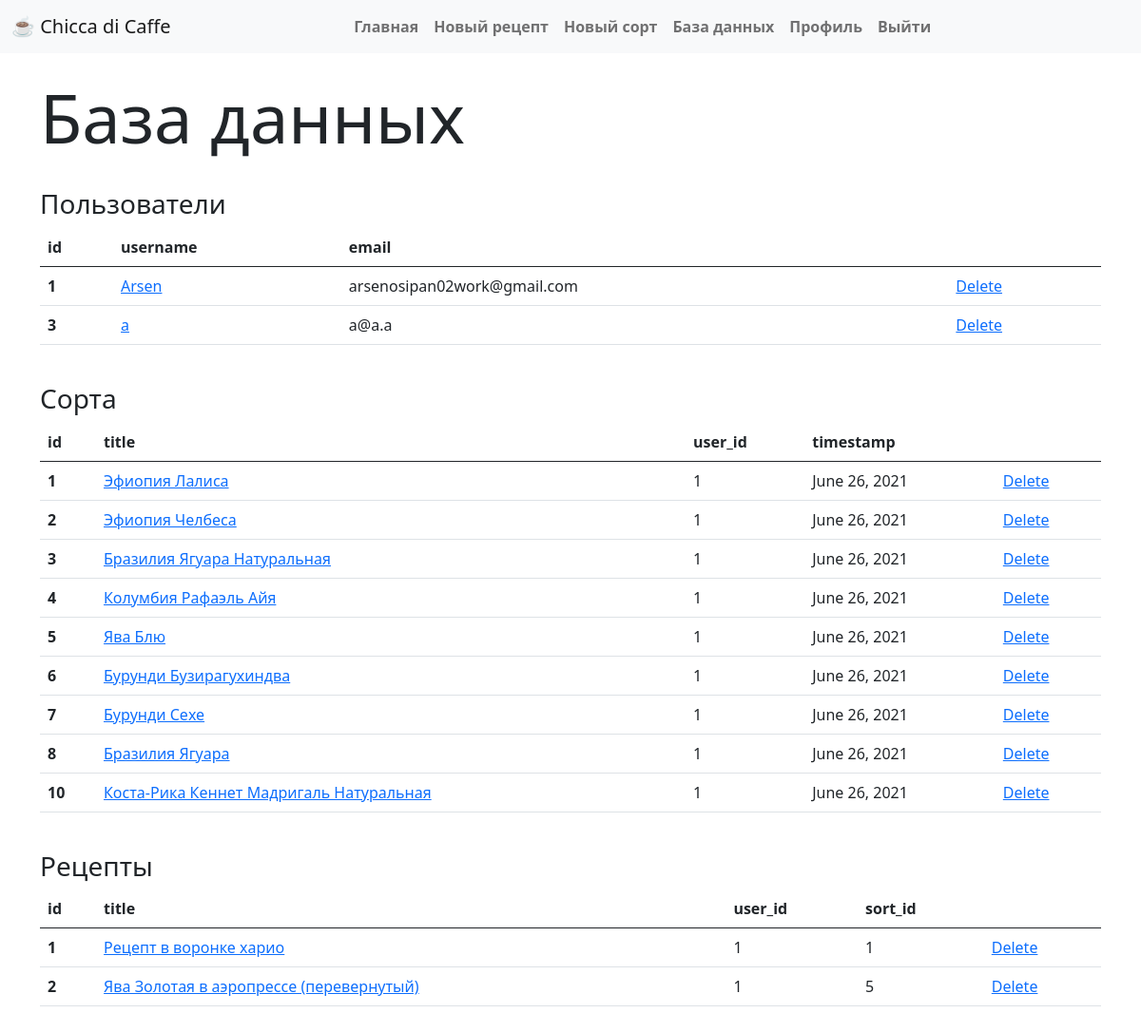
/database (signed in), run on an earlier commit of the app's database.
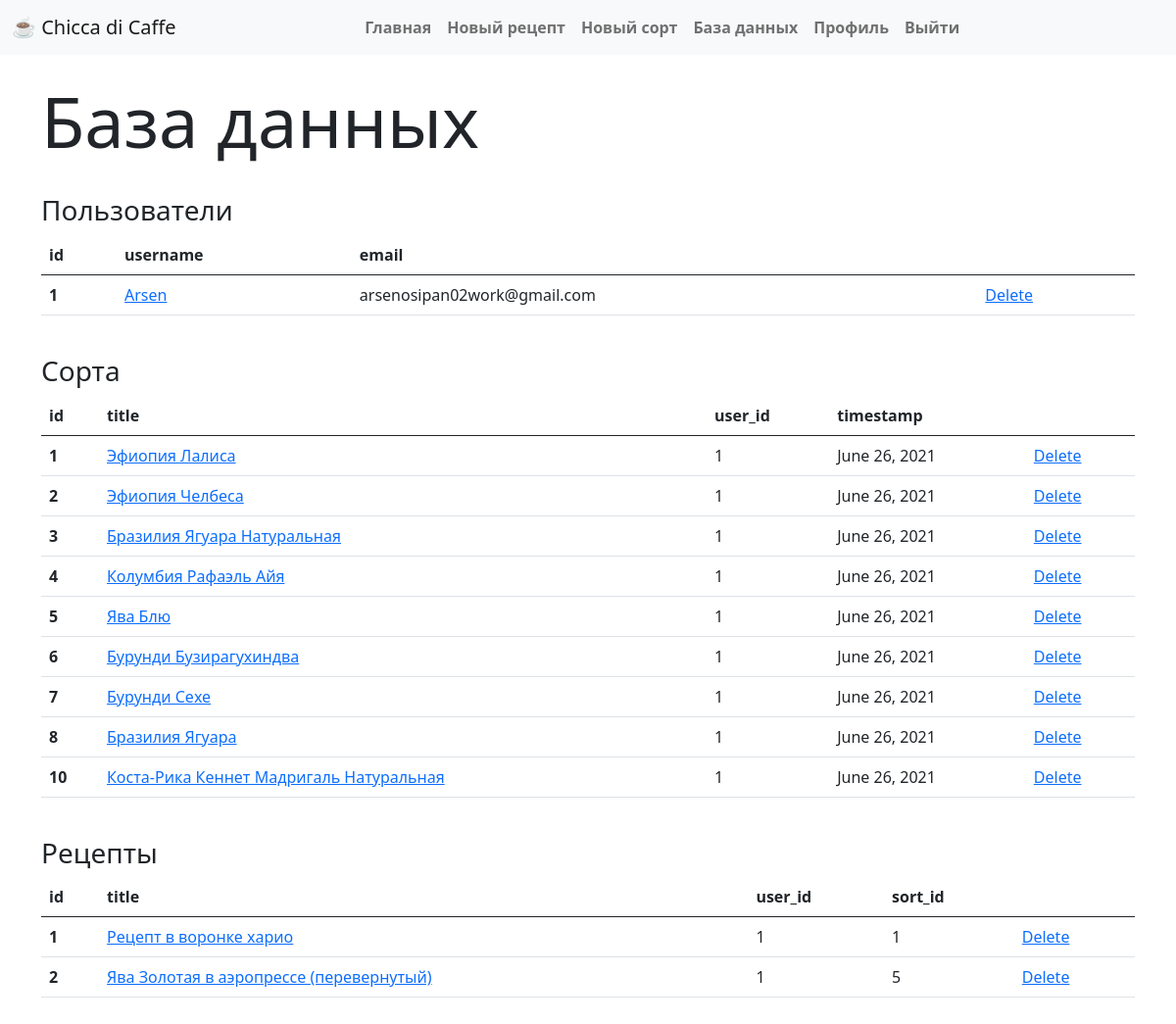
And on a later commit of the database.
### app/models.py (models this page shows, shortened)
class User(UserMixin, db.Model):
    id = db.Column(db.Integer, primary_key=True)
    username = db.Column(db.String(32), index=True, unique=True)
    email = db.Column(db.String(120), index=True, unique=True)
    password_hash = db.Column(db.String(128))
    recipes = db.relationship('Recipe', backref='author', lazy='dynamic')

class Sort(db.Model):  # SearchableMixin, db.Model):
    __searchable__ = ['title', 'bouquet']
    id = db.Column(db.Integer, primary_key=True)
    title = db.Column(db.String(60), index=True, unique=True)
    bouquet = db.Column(db.String(120))
    description = db.Column(db.Text())
    timestamp = db.Column(db.DateTime, index=True, default=datetime.utcnow())
    user_id = db.Column(db.Integer, db.ForeignKey('user.id'))

class Recipe(db.Model):
    title = db.Column(db.String(200), index=True, unique=True)
    id = db.Column(db.Integer, primary_key=True)
    timestamp = db.Column(db.DateTime, index=True, default=datetime.utcnow)
    user_id = db.Column(db.Integer, db.ForeignKey('user.id'))
    sort_id = db.Column(db.Integer, db.ForeignKey('sort.id'))
    coffee_mass = db.Column(db.Float)
    water_mass = db.Column(db.Integer)
    water_temp = db.Column(db.Integer)
    grinding = db.Column(db.Float)
    acidity = db.Column(db.Integer)
    tds = db.Column(db.Integer)
    body = db.Column(db.Text())

### app/routes.py (the view)
@app.route('/database')
@login_required
def database():
    if current_user.email not in app.config["ADMINS"]:
        redirect(url_for('index'))
    else:
        users = User.query.all()
        recipes = Recipe.query.all()
        sorts = Sort.query.all()
        return render_template('database.html', users=users, recipes=recipes, sorts=sorts, ADMIN_EMAILS=Config.ADMINS)

### app/models.py (called while the page is built)
@login.user_loader
def load_user(user_id):
    return User.query.get(int(user_id))

### app/templates/database.html
{% extends 'base.html' %}
{% block app_content %}
    <h2 class="display-2">База данных</h2>
    <br>
    <h3>Пользователи</h3>
    <table class="table">
        <thead>
            <tr>
                <th scope="col">id</th>
                <th scope="col">username</th>
                <th scope="col">email</th>
                <th scope="col"></th>
            </tr>
        </thead>
        <tbody>
        {% for user in users %}
            <tr>
                <th scope="row">{{ user.id }}</th>
                <td><a href="{{ url_for('user', user_id = user.id) }}">{{ user.username }}</a></td>
                <td>{{ user.email }}</td>
                <td><a href="{{ url_for('delete_user', user_id=user.id) }}">Delete</a></td>
            </tr>
        {% endfor %}
        </tbody>
    </table>
    <br>
    <h3>Сорта</h3>
    <table class="table">
        <thead>
            <tr>
                <th scope="col">id</th>
                <th scope="col">title</th>
                <th scope="col">user_id</th>
                <th scope="col">timestamp</th>
                <th scope="col"></th>
            </tr>
        </thead>
        <tbody>
        {% for sort in sorts %}
            <tr>
                <th scope="row">{{ sort.id }}</th>
                <td><a href="{{ url_for('sort', sort_id = sort.id) }}">{{ sort.title }}</a></td>
                <td>{{ sort.user_id }}</td>
                <td>{{ moment(sort.timestamp).format('LL') }}</td>
                <td><a href="{{ url_for('delete_sort', sort_id=sort.id) }}">Delete</a></td>
            </tr>
        {% endfor %}
        </tbody>
    </table>
    <br>
    <h3>Рецепты</h3>
    <table class="table">
        <thead>
            <tr>
                <th scope="col">id</th>
                <th scope="col">title</th>
                <th scope="col">user_id</th>
                <th scope="col">sort_id</th>
                <th scope="col"></th>
            </tr>
        </thead>
        <tbody>
        {% for recipe in recipes %}
            <tr>
                <th scope="row">{{ recipe.id }}</th>
                <td scope="row"><a href="{{ url_for('recipe', recipe_id = recipe.id) }}">{{ recipe.title }}</a></td>
                <td>{{ recipe.user_id }}</td>
                <td>{{ recipe.sort_id }}</td>
                <td><a href="{{ url_for('delete_recipe', recipe_id=recipe.id) }}">Delete</a></td>
            </tr>
        {% endfor %}
        </tbody>
    </table>
{% endblock %}

### app/templates/base.html (shortened to what this page needs)
<!DOCTYPE html>
<html>
<head>
    <link rel="stylesheet" href="{{ url_for( 'static', filename='libs/bootstrap.min.css', v=1)}}">
    <link rel="stylesheet" href="{{ url_for( 'static', filename='libs/bootstrap-grid.min.css', v=1)}}">
    <link rel="stylesheet" href="{{ url_for( 'static', filename='libs/bootstrap-grid.rtl.min.css', v=1)}}">
    <link rel="stylesheet" href="{{ url_for( 'static', filename='libs/bootstrap-reboot.min.css', v=1)}}">
    <link rel="stylesheet" href="{{ url_for( 'static', filename='libs/bootstrap-reboot.rtl.min.css', v=1)}}">
    <link rel="stylesheet" href="{{ url_for( 'static', filename='libs/bootstrap-utilities.min.css', v=1)}}">
    <link rel="stylesheet" href="{{ url_for( 'static', filename='libs/bootstrap-utilities.rtl.min.css', v=1)}}">
</head>
    <nav class="navbar navbar-expand-lg navbar-light bg-light">
        <div class="container-fluid">
            <a class="navbar-brand" href="{{ url_for('index') }}">☕ Chicca di Caffe</a>
            <div class="collapse navbar-collapse" id="navbarSupportedContent">
                <ul class="navbar-nav me-auto mb-2 mb-lg-0">
                    <li class="nav-item">
                        <a class="nav-link" href="{{ url_for('index') }}"><strong>Главная</strong></a>
                    </li>
                    {% if current_user.is_anonymous %}
                    <li class="nav-item">
                        <a class="nav-link" href="{{ url_for('login') }}"><strong>Войти</strong></a>
                    </li>
                    <li class="nav-item">
                        <a class="nav-link" href="{{ url_for('register') }}"><strong>Зарегистрироваться</strong></a>
                    </li>
                    {% else %}
                    <li class="nav-item">
                        <a class="nav-link" href="{{ url_for('new_recipe') }}"><strong>Новый рецепт</strong></a>
                    </li>
                    {% if current_user.email in ADMIN_EMAILS %}
                    <li class="nav-item">
                        <a class="nav-link" href="{{ url_for('new_sort') }}"><strong>Новый сорт</strong></a>
                    </li>
                    <li class="nav-item">
                        <a class="nav-link" href="{{ url_for('database') }}"><strong>База данных</strong></a>
                    </li>
                    {% endif %}
                    <li class="nav-item">
                        <a class="nav-link" href="{{ url_for('user', user_id=current_user.id) }}"><strong>Профиль</strong></a>
                    </li>
                    <li class="nav-item">
                        <a class="nav-link" href="{{ url_for('logout') }}"><strong>Выйти</strong></a>
                    </li>
                    {% endif %}
                </ul>
            </div>
        </div>
    </nav>
    <br>
{% block content %}
    <div class="container">
        {% block app_content %}{% endblock %}
    </div>
{% endblock %}
    <br>
</html>

What changed in the data, as far as the page shows it:
removed User: id "3", username "a", email "a@a.a"
